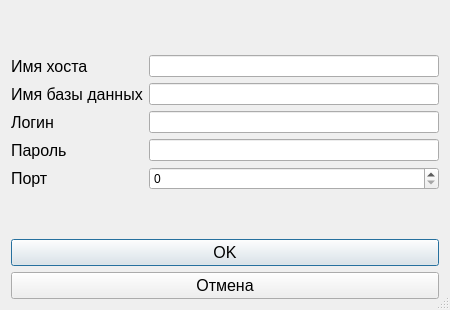
<?xml version="1.0" encoding="UTF-8"?>
<ui version="4.0">
 <class>Dialog</class>
 <widget class="QDialog" name="Dialog">
  <property name="enabled">
   <bool>true</bool>
  </property>
  <property name="geometry">
   <rect>
    <x>0</x>
    <y>0</y>
    <width>450</width>
    <height>310</height>
   </rect>
  </property>
  <property name="maximumSize">
   <size>
    <width>450</width>
    <height>310</height>
   </size>
  </property>
  <property name="windowTitle">
   <string>Dialog</string>
  </property>
  <property name="sizeGripEnabled">
   <bool>true</bool>
  </property>
  <layout class="QVBoxLayout" name="verticalLayout">
   <item>
    <layout class="QFormLayout" name="formLayout">
     <property name="formAlignment">
      <set>Qt::AlignLeading|Qt::AlignLeft|Qt::AlignVCenter</set>
     </property>
     <item row="0" column="0">
      <widget class="QLabel" name="label">
       <property name="font">
        <font>
         <pointsize>12</pointsize>
        </font>
       </property>
       <property name="text">
        <string>Имя хоста</string>
       </property>
      </widget>
     </item>
     <item row="0" column="1">
      <widget class="QLineEdit" name="le_host"/>
     </item>
     <item row="1" column="0">
      <widget class="QLabel" name="label_2">
       <property name="font">
        <font>
         <pointsize>12</pointsize>
        </font>
       </property>
       <property name="text">
        <string>Имя базы данных</string>
       </property>
      </widget>
     </item>
     <item row="1" column="1">
      <widget class="QLineEdit" name="le_bd"/>
     </item>
     <item row="2" column="0">
      <widget class="QLabel" name="label_3">
       <property name="font">
        <font>
         <pointsize>12</pointsize>
        </font>
       </property>
       <property name="text">
        <string>Логин</string>
       </property>
      </widget>
     </item>
     <item row="2" column="1">
      <widget class="QLineEdit" name="le_login"/>
     </item>
     <item row="3" column="0">
      <widget class="QLabel" name="label_4">
       <property name="font">
        <font>
         <pointsize>12</pointsize>
        </font>
       </property>
       <property name="text">
        <string>Пароль</string>
       </property>
      </widget>
     </item>
     <item row="3" column="1">
      <widget class="QLineEdit" name="le_password"/>
     </item>
     <item row="4" column="0">
      <widget class="QLabel" name="label_5">
       <property name="font">
        <font>
         <pointsize>12</pointsize>
        </font>
       </property>
       <property name="text">
        <string>Порт</string>
       </property>
      </widget>
     </item>
     <item row="4" column="1">
      <widget class="QSpinBox" name="sb_port"/>
     </item>
    </layout>
   </item>
   <item>
    <widget class="QPushButton" name="pb_ok">
     <property name="font">
      <font>
       <pointsize>12</pointsize>
      </font>
     </property>
     <property name="text">
      <string>OK</string>
     </property>
    </widget>
   </item>
   <item>
    <widget class="QPushButton" name="pb_cansel">
     <property name="font">
      <font>
       <pointsize>12</pointsize>
      </font>
     </property>
     <property name="text">
      <string>Отмена</string>
     </property>
    </widget>
   </item>
  </layout>
 </widget>
 <resources/>
 <connections/>
</ui>
